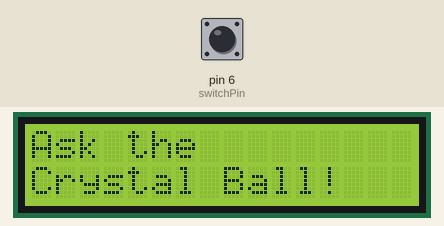
The sketch below on a simulated Arduino Uno, built with avr-gcc and run on an emulated ATmega328P. Shown: 16×2 character LCD. The test bench sets the inputs (shaded band); at power-on: pin 6 (switchPin) LOW. Random numbers use the default seed unless the sketch sets one.

Above: at 1.2 s.
1.3 s: pin 6 (switchPin) pulled HIGH for 3.2 s
At 5.4 s:
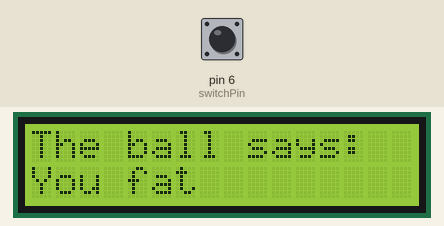
6.0 s: pin 6 (switchPin) pulled HIGH for 0.15 s
At 7.3 s:
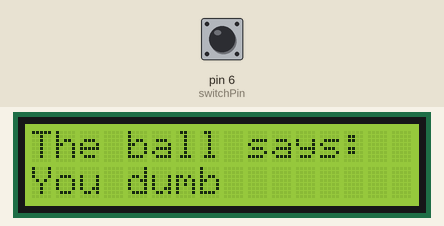
7.6 s: pin 6 (switchPin) pulled HIGH for 1 s
At 9.8 s:
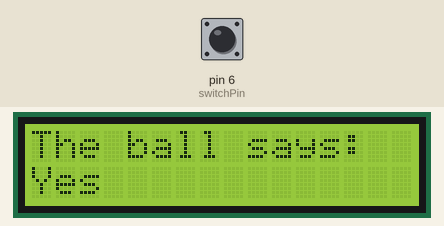
10.1 s: pin 6 (switchPin) pulled HIGH for 0.15 s
At 11.4 s:
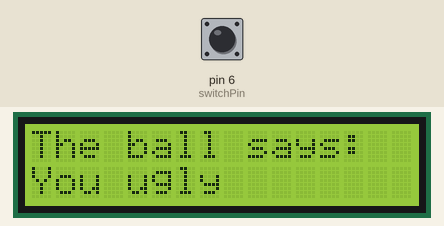
11.7 s: pin 6 (switchPin) driven HIGH
At 12.77 s:
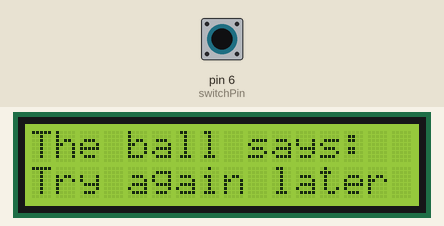
14.7 s: pin 6 (switchPin) driven LOW
Timing chart, 0 to 17.2 s (numbered marks = the images above; inputs shaded):
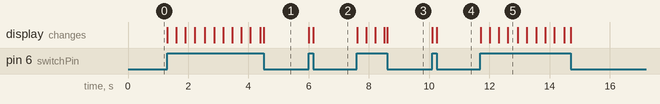

The sketch:

Project_11.ino
```cpp
#include <LiquidCrystal.h>

LiquidCrystal lcd(12,11,5,4,3,2);

const int switchPin = 6;
int switchState = 0;
int prevSwitchState = 0;
int reply;
void setup() {
  lcd.begin(16,2);

  pinMode(switchPin, INPUT);
  lcd.print("Ask the");
  lcd.setCursor(0,1); // changes the Cursor to continue
//writing in the second row
  lcd.print("Crystal Ball!");
}
void loop() {
  switchState=digitalRead(switchPin);

  if (switchState != prevSwitchState) {
    if (switchState == HIGH) {
      reply = random(8);
      lcd.clear(); // clears the writing
      lcd.setCursor(0,0);
      lcd.print("The ball says:");
      lcd.setCursor(0,1);

      switch(reply){ // the program will enter the case
//assigned to the switch
        case 0:
        lcd.print("Yes");
        break;
        case 1:
        lcd.print("You dumb");
        break;
        case 2:
        lcd.print("You ugly");
        break;
        case 3:
        lcd.print("You fat");
        break;
        case 4:
        lcd.print("You smart as hell");
        break;
        case 5:
        lcd.print("Nah");
        break;
        case 6:
        lcd.print("Try again later");
        break;
        case 7:
        lcd.print("Go away");
        break;
      }
    }
  }


}
```

Measured:
- after the input at 1.3 s, the display: first changes at once (image 1 shows a later state)
- after the input at 6.0 s, the display: first changes at once (image 2 shows a later state)
- after the input at 7.6 s, the display: changes at once (image 3)
- after the input at 10.1 s, the display: first changes at once (image 4 shows a later state)
- after the input at 11.7 s, the display: first changes at once (image 5 shows a later state)
